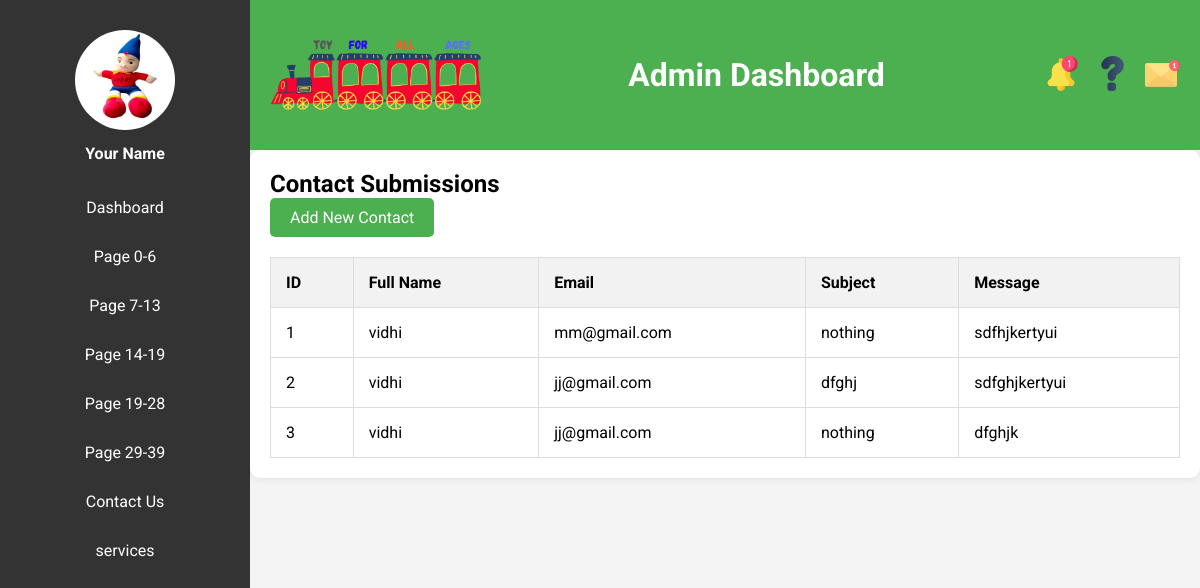
The app's page /home/html/admin/contacta.php with its own data.
### tables this page shows
CREATE TABLE `contacts` (
  `id` int(255) NOT NULL,
  `full_name` varchar(255) NOT NULL,
  `email` varchar(255) NOT NULL,
  `subjects` varchar(25) NOT NULL,
  `message` text NOT NULL,
  `created_at` timestamp(5) NOT NULL DEFAULT current_timestamp(5)
);

### home/html/admin/contacta.php (the view, shortened to what this page needs)
<!DOCTYPE html>
<html lang="en">
<head>
</head>
<body>
    <header class="header">
        <div class="header-left">
            <img src="image/toyloa.png" alt="Logo">
        </div>
        <h1>Admin Dashboard</h1>
        <div class="header-right">
            <a href="#" class="icon"><img src="image/notification.png" alt="Notifications"></a>
            <a href="#" class="icon"><img src="image/help.png" alt="Help"></a>
            <a href="#" class="icon"><img src="image/email.png" alt="Email"></a>
        </div>
    </header>
    <div class="container">
        <nav class="sidebar">
            <div class="logo-section">
                <img src="image/33.jpg" alt="Logo">
                <p>Your Name</p>
            </div>
            <ul>
                <li><a href="dashboard.php">Dashboard</a></li>
                <li><a href="0-6a.php">Page 0-6</a></li>
                <li><a href="713a.php">Page 7-13</a></li>
                <li><a href="1419a.php">Page 14-19</a></li>
                <li><a href="1928a.php">Page 19-28</a></li>
                <li><a href="2939a.php">Page 29-39</a></li>
                <li><a href="contacta.php">Contact Us</a></li>
                <li><a href="servicea.php">services</a></li>
            </ul>
        </nav>
        <div class="main-content">
            <h2>Contact Submissions</h2>
            <a href="adcontact.php" class="add-button">Add New Contact</a>
            <table>
                <thead>
                    <tr>
                        <th>ID</th>
                        <th>Full Name</th>
                        <th>Email</th>
                        <th>Subject</th>
                        <th>Message</th>
                    </tr>
                </thead>
                <tbody>
                    <?php
                    $servername = "localhost";
                    $username = "root";
                    $password = "";
                    $dbname = "inter6";
                    $conn = new mysqli($servername, $username, $password, $dbname);
                    $sql = "SELECT id, full_name, email, subjects, message FROM contacts";
                    $result = $conn->query($sql);
                    if ($result->num_rows > 0) {
                        while($row = $result->fetch_assoc()) {
                            echo "<tr>
                                <td>" . $row["id"] . "</td>
                                <td>" . $row["full_name"] . "</td>
                                <td>" . $row["email"] . "</td>
                                <td>" . $row["subjects"] . "</td>
                                <td>" . $row["message"] . "</td>
                            </tr>";
                        }
                    } else {
                        echo "<tr><td colspan='5'>No records found</td></tr>";
                    }
                    ?>
                </tbody>
            </table>
        </div>
    </div>
</body>
</html>

### home/html/admin/contacta.php (style rules this page uses)
* { margin: 0; padding: 0; box-sizing: border-box; }
body { font-family: 'Roboto', sans-serif; display: flex; min-height: 100vh; background-color: #f4f4f4; flex-direction: column; }
.header { width: calc(100% - 250px); background-color: #4CAF50; color: white; display: flex; justify-content: space-between; align-items: center; padding: 15px 20px; position: fixed; top: 0; left: 250px; right: 0; z-index: 1000; height: 150px; }
.header-left img { height: 120px; width: auto; }
.header-right { display: flex; align-items: center; }
.header-right .icon { margin-left: 15px; }
.header-right .icon img { height: 35px; width: auto; }
.container { display: flex; margin-top: 150px; width: 100%; }
.sidebar { width: 250px; background-color: #333; color: #fff; display: flex; flex-direction: column; align-items: center; padding-top: 30px; position: fixed; height: 100%; transition: width 0.3s; top: 0; left: 0; }
.logo-section { text-align: center; margin-bottom: 20px; }
.logo-section img { height: 100px; width: 100px; margin-bottom: 10px; border-radius: 50%; }
.logo-section p { margin: 0; color: #fff; font-weight: bold; }
.sidebar ul { list-style: none; width: 100%; }
.sidebar ul li { width: 100%; }
.sidebar ul li a { display: block; padding: 15px; color: #fff; text-decoration: none; text-align: center; transition: background 0.3s; }
.main-content { margin-left: 250px; padding: 20px; flex-grow: 1; background-color: #fff; box-shadow: 0 0 10px rgba(0, 0, 0, 0.1); border-radius: 10px; width: calc(100% - 270px); transition: margin-left 0.3s, width 0.3s; }
.add-button { display: inline-block; margin-bottom: 20px; padding: 10px 20px; background-color: #4CAF50; color: white; text-decoration: none; border-radius: 5px; }
table { width: 100%; border-collapse: collapse; }
table, th, td { border: 1px solid #ddd; }
th, td { padding: 15px; text-align: left; }
th { background-color: #f2f2f2; }

### records on screen
contacts: id "1", full_name "vidhi", email "mm@gmail.com", subjects "nothing", message "sdfhjkertyui"
contacts: id "2", full_name "vidhi", email "jj@gmail.com", subjects "dfghj", message "sdfghjkertyui"
contacts: id "3", full_name "vidhi", email "jj@gmail.com", subjects "nothing", message "dfghjk"
